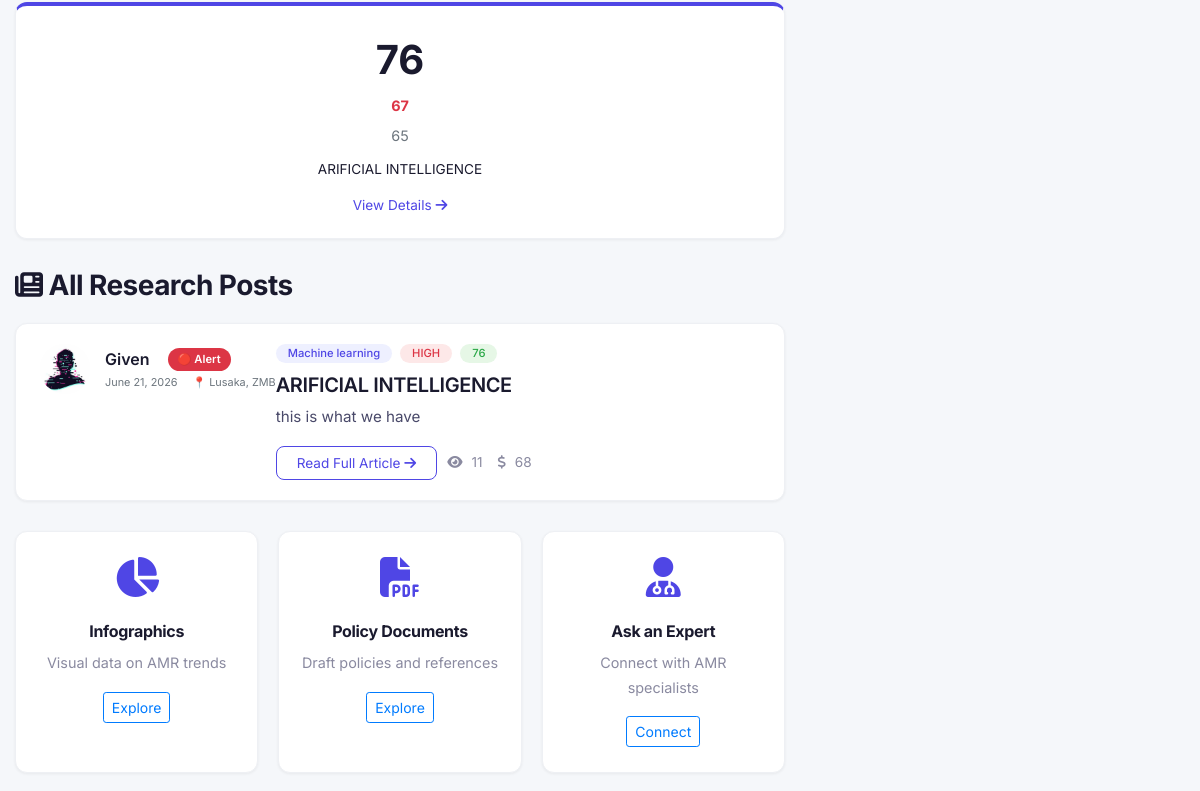
Before: / (middle part) with the older database file.
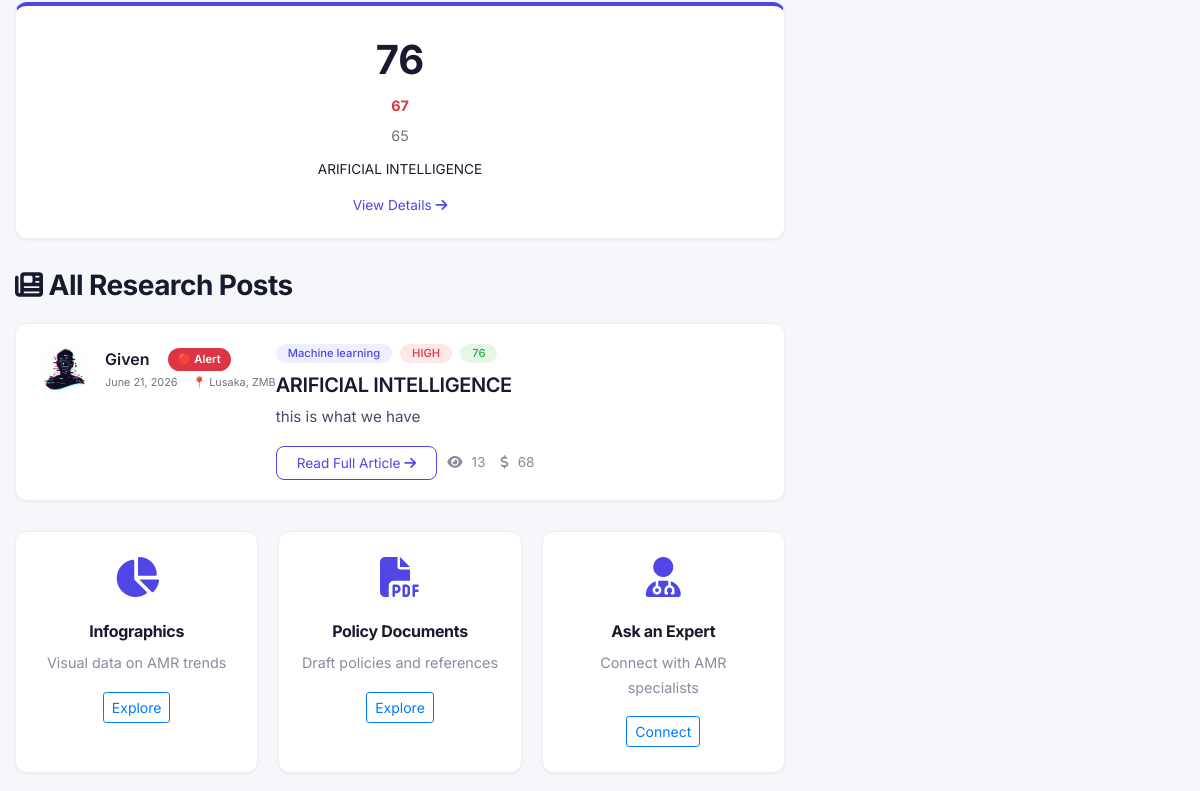
After: the same page with the newer database file.
### blog/models.py (models this page shows, shortened)
class Post(models.Model):
    title = models.CharField(max_length=500)
    slug = models.SlugField(unique=True, blank=True, null=True)  # Changed to allow null
    summary = models.TextField(help_text="Short summary shown in cards", blank=True)
    content = RichTextField(help_text="Full article content with formatting")  # Or use models.TextField()
    date_posted = models.DateTimeField(default=timezone.now)
    updated_at = models.DateTimeField(auto_now=True)
    author = models.ForeignKey(User, on_delete=models.CASCADE)
    sector = models.ForeignKey(Sector, on_delete=models.SET_NULL, null=True, blank=True)
    threat_level = models.ForeignKey(ThreatLevel, on_delete=models.SET_NULL, null=True, blank=True)
    location = models.CharField(max_length=200, blank=True, help_text="e.g., Lusaka, Ndola, Livingstone")
    statistic_value = models.CharField(max_length=50, blank=True, help_text="e.g., 34%")
    statistic_change = models.CharField(max_length=20, blank=True, help_text="e.g., ↑ 12% in 6m")
    statistic_label = models.CharField(max_length=100, blank=True, help_text="e.g., ICU Resistance")
    cost_estimate = models.CharField(max_length=100, blank=True, help_text="e.g., $47 Million")
    cost_description = models.CharField(max_length=200, blank=True, help_text="e.g., extra beds")
    action_items = models.TextField(blank=True, help_text="Bullet points of action items")
    featured_image = models.ImageField(upload_to='research_images/', blank=True, null=True)
    pdf_file = models.FileField(upload_to='research_pdfs/', blank=True, null=True)
    infographic = models.FileField(upload_to='infographics/', blank=True, null=True)
    views_count = models.IntegerField(default=0)
    is_featured = models.BooleanField(default=False)
    is_alert = models.BooleanField(default=False, help_text="Show as CRITICAL ALERT")
    references = models.TextField(blank=True, help_text="Reference links or citations")
    tags = models.CharField(max_length=500, blank=True, help_text="Comma separated tags")
    def get_absolute_url(self):
        return reverse('blog-detail', kwargs={'pk': self.pk})
    class Meta:
        ordering = ['-date_posted']

class Sector(models.Model):
    name = models.CharField(max_length=100)
    slug = models.SlugField(unique=True, blank=True, null=True)  # Changed to allow null
    icon = models.CharField(max_length=50, help_text="FontAwesome icon class", blank=True)
    description = models.TextField(blank=True)

class ThreatLevel(models.Model):
    LEVEL_CHOICES = [
        ('CRITICAL', '🔴 Critical'),
        ('HIGH', '🟠 High'),
        ('MEDIUM', '🟡 Medium'),
        ('LOW', '🟢 Low'),
    ]
    level = models.CharField(max_length=10, choices=LEVEL_CHOICES, default='MEDIUM')
    color = models.CharField(max_length=7, default='#FF4444')

### users/models.py (models this page shows, shortened)
class Profile(models.Model):
    user = models.OneToOneField(User, on_delete=models.CASCADE)
    image = models.ImageField(default='default.jpg', upload_to='profile_pics')

### blog/views.py (the view, shortened to what this page needs)
# urls.py: path('', views.PostListView.as_view(), name='blog-home'),
class PostListView(ListView):
    model = Post
    template_name = 'blog/home.html'
    context_object_name = 'posts'
    paginate_by = 10
    def get_queryset(self):
        queryset = Post.objects.all().order_by('-date_posted')
        sector = self.request.GET.get('sector')
        if sector:
            queryset = queryset.filter(sector__slug=sector)
        threat = self.request.GET.get('threat')
        if threat:
            queryset = queryset.filter(threat_level__level=threat)
        search_query = self.request.GET.get('q')
        return queryset
    def get_context_data(self, **kwargs):
        context = super().get_context_data(**kwargs)
        context['alerts'] = Post.objects.filter(is_alert=True)[:3]
        context['featured'] = Post.objects.filter(is_featured=True)[:5]
        context['sectors'] = Sector.objects.all()
        context['threat_levels'] = ThreatLevel.objects.all()
        context['latest_stats'] = Post.objects.exclude(statistic_value='')[:6]
        context['experts'] = Expert.objects.filter(is_available=True)[:3]
        context['title'] = 'ZedAMR - Research Hub'
        context['current_sector'] = self.request.GET.get('sector', '')
        context['current_threat'] = self.request.GET.get('threat', '')
        context['search_query'] = self.request.GET.get('q', '')
        context['total_posts'] = Post.objects.count()
        context['total_alerts'] = Post.objects.filter(is_alert=True).count()
        return context

### blog/context_processors.py (called while the page is built, shortened)
def admin_context(request):
    return {}

### blog/templates/blog/home.html (shortened to what the changed rows need)
{% extends 'blog/base.html' %}
{% load static %}
{% block content %}
{% if latest_stats %}
<div class="stats-dashboard-section">
    <div class="stats-grid">
        {% for stat in latest_stats %}
        <div class="stat-card-dashboard">
            <div class="stat-card-value">{{ stat.statistic_value }}</div>
            {% if stat.statistic_change %}
            <div class="stat-card-change">{{ stat.statistic_change }}</div>
            {% endif %}
            <div class="stat-card-label">{{ stat.statistic_label|default:"Metric" }}</div>
            <div class="stat-card-title">{{ stat.title|truncatechars:40 }}</div>
            <a href="{{ stat.get_absolute_url }}" class="stat-card-link">View Details <i class="fas fa-arrow-right"></i></a>
        </div>
        {% endfor %}
    </div>
</div>
{% endif %}
<div class="posts-section">
    {% if posts %}
        {% for post in posts %}
        <article class="media content-section post-item">
            <div class="post-item-header">
                <img class="rounded-circle article-img" src="{{ post.author.profile.image.url }}" alt="{{ post.author }}">
                <div class="post-item-meta">
                    <div class="post-author">
                        <a class="mr-2" href="#">{{ post.author }}</a>
                        {% if post.is_alert %}
                        <span class="post-alert-badge">🔴 Alert</span>
                        {% endif %}
                    </div>
                    <div class="post-date">
                        <small class="text-muted">{{ post.date_posted|date:"F d, Y" }}</small>
                        {% if post.location %}
                        <small class="text-muted post-location">📍 {{ post.location }}</small>
                        {% endif %}
                    </div>
                </div>
            </div>
            <div class="post-item-body">
                <div class="post-badges">
                    {% if post.sector %}
                    <span class="badge sector-badge">{{ post.sector.name }}</span>
                    {% endif %}
                    {% if post.threat_level %}
                    <span class="badge threat-badge">{{ post.threat_level.level }}</span>
                    {% endif %}
                    {% if post.statistic_value %}
                    <span class="badge stat-badge">{{ post.statistic_value }}</span>
                    {% endif %}
                </div>
                <h2 class="article-title">
                    <a href="{% url 'blog-detail' post.id %}">{{ post.title }}</a>
                </h2>
                {% if post.summary %}
                <p class="article-summary">{{ post.summary|truncatechars:200 }}</p>
                {% else %}
                <p class="article-content">{{ post.content|truncatechars:200|safe }}</p>
                {% endif %}
                <div class="post-item-footer">
                    <a href="{% url 'blog-detail' post.id %}" class="btn btn-outline-primary btn-sm read-more-btn">
                        Read Full Article <i class="fas fa-arrow-right"></i>
                    </a>
                    <div class="post-item-stats">
                        <span><i class="fas fa-eye"></i> {{ post.views_count }}</span>
                        {% if post.cost_estimate %}
                        <span><i class="fas fa-dollar-sign"></i> {{ post.cost_estimate }}</span>
                        {% endif %}
                    </div>
                </div>
            </div>
        </article>
        {% endfor %}
    {% endif %}
</div>
{% endblock content %}

Changed rows visible on the page:
changed Post "ARIFICIAL INTELLIGENCE": views_count "11" → "13"
